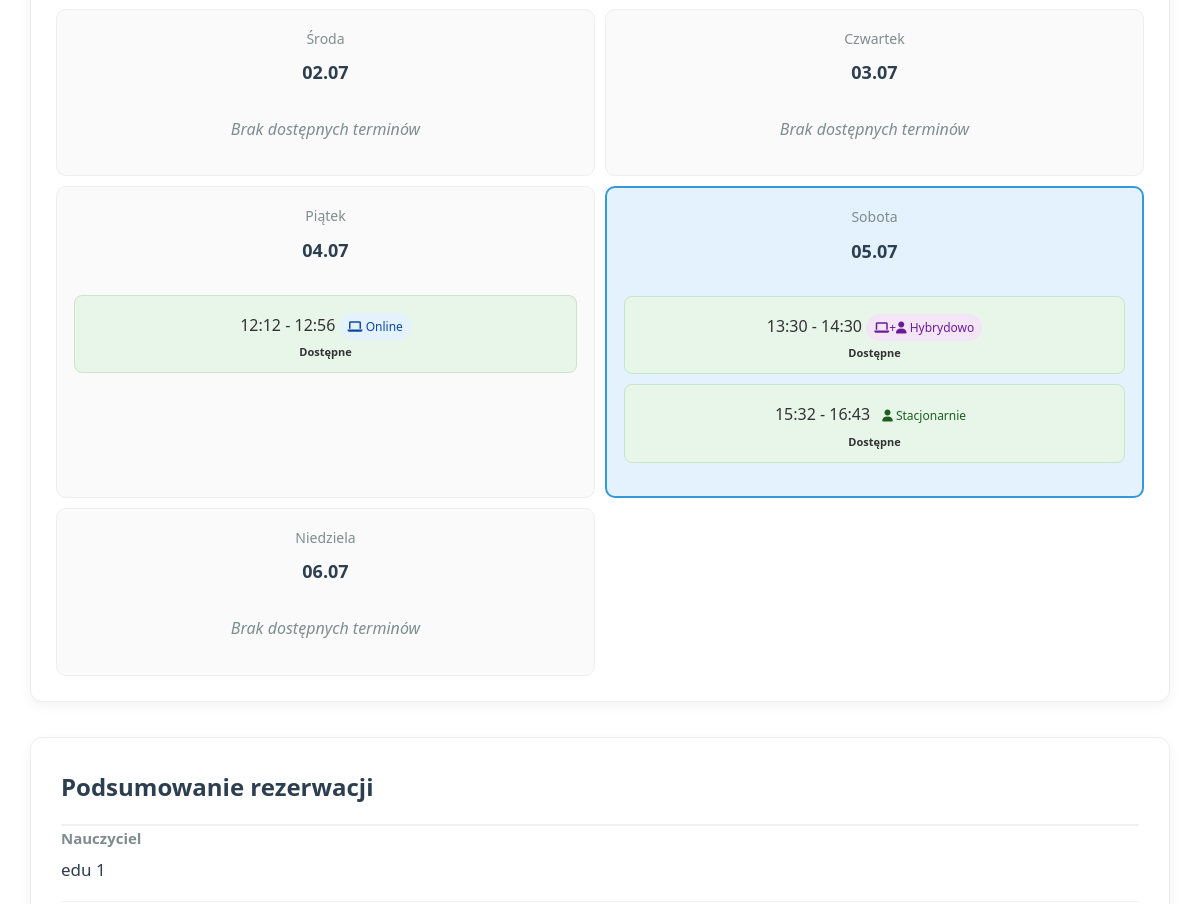
Page /book_teacher/3 (signed in, middle part) on the earlier database version.
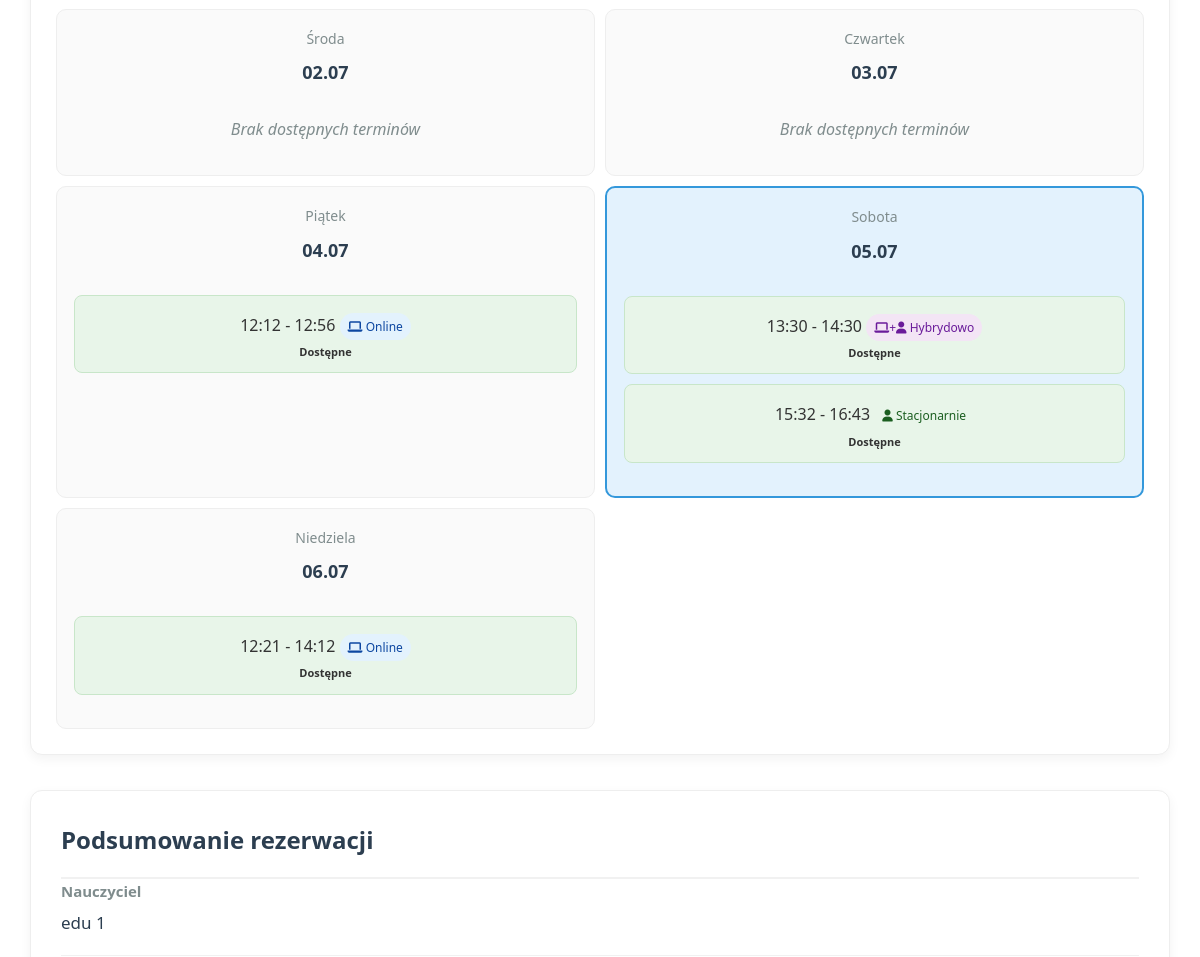
Same page on the later database version.
### tables this page shows
CREATE TABLE teacher_availability (
                id INTEGER PRIMARY KEY AUTOINCREMENT,
                teacher_id INTEGER NOT NULL,
                day_of_week INTEGER NOT NULL,
                start_time TEXT NOT NULL,
                end_time TEXT NOT NULL,
                is_available INTEGER NOT NULL DEFAULT 1,
                teaching_mode TEXT NOT NULL,
                created_at TIMESTAMP DEFAULT CURRENT_TIMESTAMP,
                updated_at TIMESTAMP DEFAULT CURRENT_TIMESTAMP,
                FOREIGN KEY (teacher_id) REFERENCES users (id)
            );

CREATE TABLE users (
                id INTEGER PRIMARY KEY AUTOINCREMENT,
                username TEXT UNIQUE NOT NULL,
                email TEXT UNIQUE NOT NULL,
                hash TEXT NOT NULL,
                role INTEGER DEFAULT 0,
                voivodeship TEXT,
                regional_teacher_id INTEGER,
                first_name TEXT,
                last_name TEXT,
                phone TEXT,
                school TEXT,
                subjects TEXT,
                experience_years INTEGER,
                bio TEXT,
                profile_picture TEXT,
                created_at TIMESTAMP DEFAULT CURRENT_TIMESTAMP,
                is_online INTEGER DEFAULT 0,
                last_online TIMESTAMP,
                teaching_modes TEXT DEFAULT 'online',
                availability_hours INTEGER DEFAULT 8,
                parental_email TEXT,
                password_setup_token TEXT,
                token_expiry TIMESTAMP,
                password_reset_token TEXT,
                password_reset_expiry TIMESTAMP,
                tmethod TEXT DEFAULT 'default_method'
            );

### app.py (the view, shortened to what this page needs)
@app.route("/book_teacher/<int:teacher_id>", methods=["GET", "POST"])
def book_teacher(teacher_id):
    if "user_id" not in session:
        flash("Musisz być zalogowany, aby umawiać lekcje", "error")
        return redirect(url_for("login"))
    student_id = session["user_id"]
    db = get_db()
    week_offset = request.args.get('week_offset', 0, type=int)
    week_offset = max(0, min(1, week_offset))
    today = datetime.now().date()
    start_of_week = today - timedelta(days=today.weekday()) + timedelta(weeks=week_offset)
    week_dates = [start_of_week + timedelta(days=i) for i in range(14)]
    teacher = db.execute("""
        SELECT id, first_name, last_name, teaching_modes
        FROM users
        WHERE id = ? AND role IN (?, ?)
    """, (teacher_id, ROLE_TEACHER, ROLE_REGIONAL_TEACHER)).fetchone()
    if not teacher:
        flash("Nauczyciel nie istnieje", "error")
        return redirect(url_for("index"))
    teacher = row_to_dict(teacher)
    pricing = db.execute("""
        SELECT price_online, price_in_person
        FROM teacher_pricing
        WHERE teacher_id = ?
    """, (teacher_id,)).fetchone()
    if not pricing:
        pricing = {"price_online": 80.0, "price_in_person": 100.0}
    availability_rows = db.execute("""
        SELECT day_of_week, start_time, end_time, is_available, teaching_mode
        FROM teacher_availability
        WHERE teacher_id = ? AND is_available = 1
    """, (teacher_id,)).fetchall()
    availability_blocks = {}
    for row in availability_rows:
        day = row['day_of_week']
        if day not in availability_blocks:
            availability_blocks[day] = []
        start_time = normalize_time(row['start_time'])
        end_time = normalize_time(row['end_time'])
        time_slot = f"{start_time} - {end_time}"
        availability_blocks[day].append({
            "start": start_time,
            "end": end_time,
            "mode": row['teaching_mode'],
            "time_slot": time_slot
        })
    booked_slots = {}
    if week_dates:
        start_date = week_dates[0].strftime("%Y-%m-%d")
        end_date = week_dates[-1].strftime("%Y-%m-%d")
        booking_rows = db.execute("""
            SELECT booking_date, time_slot
            FROM bookings
            WHERE teacher_id = ?
              AND status NOT IN ('cancelled', 'odwolana')
              AND booking_date BETWEEN ? AND ?
        """, (teacher_id, start_date, end_date)).fetchall()
        for row in booking_rows:
            date_str = row['booking_date']
            if date_str not in booked_slots:
                booked_slots[date_str] = set()
            normalized_slot = normalize_time_slot(row['time_slot'])
            booked_slots[date_str].add(normalized_slot)
    return render_template("book_teacher.html",
                           teacher=teacher,
                           availability_blocks=availability_blocks,
                           booked_slots=booked_slots,
                           teaching_modes=TEACHING_MODES,
                           pricing=pricing,
                           timedelta=timedelta,
                           week_dates=week_dates,
                           week_offset=week_offset)

### app.py (called while the page is built)
def get_db():
    db = getattr(g, '_database', None)
    if db is None:
        db = g._database = sqlite3.connect(DATABASE)
        db.row_factory = sqlite3.Row
    return db

def normalize_time(time_str):
    try:
        t = datetime.strptime(time_str, '%H:%M')
        return t.strftime('%H:%M')
    except:
        return time_str

def normalize_time_slot(time_slot):
    parts = time_slot.split(' - ')
    if len(parts) != 2:
        return time_slot
    start = normalize_time(parts[0].strip())
    end = normalize_time(parts[1].strip())
    return f"{start} - {end}"

@app.teardown_appcontext
def close_connection(exception):
    db = getattr(g, '_database', None)
    if db is not None:
        db.close()

def row_to_dict(row):
    return dict(row) if row else None

@app.context_processor
def utility_processor():
    return dict(
        get_day_name=get_day_name,
        get_role_name=get_role_name,
        datetime=datetime,
        timedelta=timedelta,
        format_time_slot=format_time_slot
    )

### templates/book_teacher.html (shortened to what this page needs)
<!DOCTYPE html>
<html lang="pl">
<head>
    <link rel="stylesheet" href="https://cdnjs.cloudflare.com/ajax/libs/font-awesome/6.4.0/css/all.min.css">
</head>
<body>
    <div class="booking-container">
        <form method="POST" action="{{ url_for('book_teacher', teacher_id=teacher.id, week_offset=week_offset) }}" id="bookingForm">
            <div class="booking-content">
                <div class="calendar-container">
                    <div class="calendar-grid">
                        <div class="week-row">
                            {% for day_date in week_dates[:7] %}
                            <div class="calendar-day {% if day_date == datetime.now().date() %}current-day{% endif %}" data-full-date="{{ day_date.strftime('%Y-%m-%d') }}">
                                <div class="day-name">{{ ['Poniedziałek', 'Wtorek', 'Środa', 'Czwartek', 'Piątek', 'Sobota', 'Niedziela'][loop.index0] }}</div>
                                <div class="day-date">
                                    {{ day_date.strftime('%d.%m') }}
                                </div>
                                <div class="time-slots">
                                    {% set day_of_week = loop.index0 %}
                                    {% set day_date_str = day_date.strftime('%Y-%m-%d') %}
                                    {% if day_of_week in availability_blocks %}
                                        {% for block in availability_blocks[day_of_week] %}
                                            {% set time_slot = block.time_slot %}
                                            {% set normalized_slot = time_slot | replace(' ', '') | replace(':', '') | lower %}
                                            {% set is_booked = false %}
                                            {% if day_date_str in booked_slots and normalized_slot in booked_slots[day_date_str] %}
                                                {% set is_booked = true %}
                                            {% endif %}
                                            <div class="time-block
                                                        {% if is_booked %}booked{% else %}available{% endif %}"
                                                 data-day="{{ day_of_week }}"
                                                 data-slot="{{ time_slot }}"
                                                 data-mode="{{ block.mode }}"
                                                 {% if is_booked %}title="Ten termin jest już zajęty"{% endif %}>
                                                {{ time_slot }}
                                                <div class="mode-indicator {{ block.mode }}">
                                                    {% if block.mode == 'online' %}
                                                        <i class="fas fa-laptop"></i> Online
                                                    {% elif block.mode == 'in_person' %}
                                                        <i class="fas fa-user"></i> Stacjonarnie
                                                    {% elif block.mode == 'hybrid' %}
                                                        <i class="fas fa-laptop"></i>+<i class="fas fa-user"></i> Hybrydowo
                                                    {% else %}
                                                        <i class="fas fa-laptop"></i>+<i class="fas fa-user"></i> Oba
                                                    {% endif %}
                                                </div>
                                                <div class="slot-status">
                                                    {% if is_booked %}
                                                        <span>Zajęte</span>
                                                    {% else %}
                                                        Dostępne
                                                    {% endif %}
                                                </div>
                                            </div>
                                        {% endfor %}
                                    {% else %}
                                        <div class="no-availability">
                                            Brak dostępnych terminów
                                        </div>
                                    {% endif %}
                                </div>
                            </div>
                            {% endfor %}
                        </div>
                    </div>
                </div>
                <div class="booking-summary">
                    <h3 class="summary-title">Podsumowanie rezerwacji</h3>
                    <div class="summary-item">
                        <div class="item-label">Nauczyciel</div>
                        <div class="item-value">{{ teacher.first_name }} {{ teacher.last_name }}</div>
                    </div>
                </div>
            </div>
        </form>
    </div>
</body>
</html>

### templates/book_teacher.html (style rules this page uses)
* { box-sizing: border-box; margin: 0; padding: 0; }
body { font-family: 'Segoe UI', Tahoma, Geneva, Verdana, sans-serif; background-color: #f5f7fa; color: #333; line-height: 1.6; }
.booking-container { max-width: 1400px; margin: 20px auto; background-color: #fff; border-radius: 15px; box-shadow: 0 10px 30px rgba(0,0,0,0.08); overflow: hidden; }
.booking-content { display: grid; grid-template-columns: 1fr 380px; gap: 35px; padding: 30px; }
.calendar-container { background-color: #fff; border-radius: 12px; padding: 25px; box-shadow: 0 4px 12px rgba(0,0,0,0.05); border: 1px solid #eee; }
.calendar-grid { display: flex; flex-direction: column; gap: 20px; }
.week-row { display: grid; grid-template-columns: repeat(7, 1fr); gap: 10px; }
.calendar-day { padding: 18px 12px; border: 1px solid #eee; border-radius: 10px; text-align: center; min-height: 140px; background-color: #fafafa; transition: all 0.2s; }
.calendar-day.current-day { border: 2px solid #3498db; background-color: #e3f2fd; }
.day-name { font-size: 14px; color: #7f8c8d; margin-bottom: 8px; font-weight: 500; }
.day-date { font-weight: bold; font-size: 18px; margin-bottom: 15px; color: #2c3e50; }
.time-slots { max-height: 350px; overflow-y: auto; padding: 5px; }
.time-block { padding: 12px; margin: 10px 0; border: 1px solid #eee; border-radius: 8px; font-size: 16px; text-align: center; cursor: pointer; transition: all 0.2s; position: relative; }
.time-block.available { background-color: #e8f5e9; border-color: #c8e6c9; }
.mode-indicator { font-size: 12px; margin-top: 5px; padding: 4px 8px; border-radius: 15px; display: inline-block; }
.mode-indicator.online { background-color: #e3f2fd; color: #0d47a1; }
.mode-indicator.in_person { background-color: #e8f5e9; color: #1b5e20; }
.mode-indicator.hybrid { background-color: #f3e5f5; color: #6a1b9a; }
.slot-status { font-size: 11px; margin-top: 3px; font-weight: bold; }
.no-availability { padding: 10px; color: #7f8c8d; font-style: italic; }
.booking-summary { background-color: #fff; border-radius: 12px; padding: 30px; box-shadow: 0 4px 12px rgba(0,0,0,0.05); position: sticky; top: 20px; border: 1px solid #eee; }
.summary-title { margin-top: 0; color: #2c3e50; padding-bottom: 18px; border-bottom: 2px solid #f1f1f1; font-size: 24px; font-weight: 600; }
.summary-item { margin-bottom: 20px; padding-bottom: 18px; border-bottom: 1px solid #f1f1f1; }
.item-label { font-weight: 600; color: #7f8c8d; margin-bottom: 6px; font-size: 15px; }
.item-value { font-size: 17px; color: #2c3e50; }
@media (max-width: 1200px) { .booking-content { grid-template-columns: 1fr; } }
@media (max-width: 1200px) { .week-row { grid-template-columns: repeat(2, 1fr); } }

Differences in the rows shown:
added teacher_availability: time_slot "12:21 - 14:12", teaching_mode "online" (drawn), shown under "Niedziela"
Other differences:
list line gone: "Brak dostępnych terminów"
